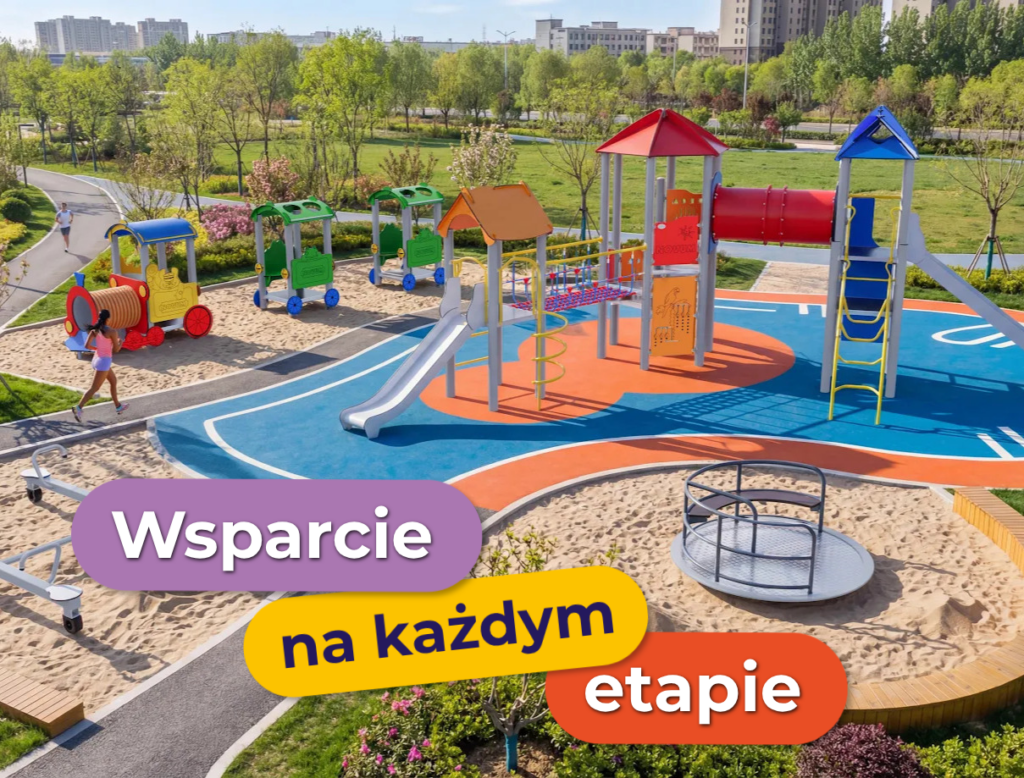
#> input picture models/photo.png, 1024 x 778 px, found by its file name
$ python seg.py
#> lines starting #> are read from the running program, lines starting #| are printed output that depends on the picture; after the words box and inside, x2 and y2 are one past the last pixel; in counts of white or black regions, pixels touching at a corner belong together
import cv2,numpy as np,json
im=cv2.imread('models/photo.png');H,W=im.shape[:2];hsv=cv2.cvtColor(im,cv2.COLOR_BGR2HSV)
#> further down, im is the input picture: shape (778, 1024, 3); mean B, G, R 113.6, 135.6, 150.3
#> after `H, W = im.shape[:2]`: H = 778; W = 1024
#> after `hsv = cv2.cvtColor(im, cv2.COLOR_BGR2HSV)`: hsv: shape (778, 1024, 3); mean H, S, V 54.8, 111, 167.8
h,s,v=[hsv[...,i].astype(int) for i in range(3)]  # h 0-179
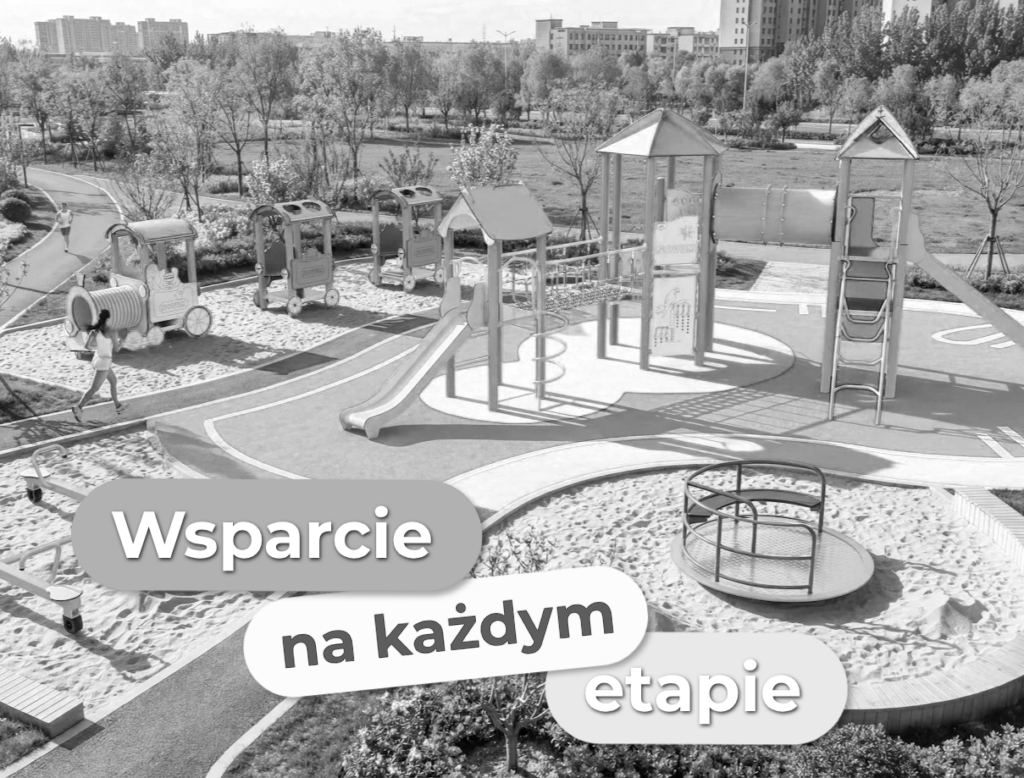
#> v: shape (778, 1024) int64; min 1, max 255, mean 167.8
masks={
 'blue':(h>=100)&(h<=122)&(s>150)&(v>110),
 'orange':(h>=8)&(h<=20)&(s>170)&(v>180),
 'red':((h<=5)|(h>=172))&(s>150)&(v>110),
 'yellow':(h>=22)&(h<=32)&(s>150)&(v>180),
 'sand':(h>=14)&(h<=24)&(s>25)&(s<110)&(v>180),
 'grass':(h>=33)&(h<=75)&(s>70),
 'sky':(h>=95)&(h<=112)&(s<130)&(v>170)&(np.arange(H)[:,None]<300),
}
out=np.zeros_like(im);cols={'blue':(255,0,0),'orange':(0,140,255),'red':(0,0,255),'yellow':(0,255,255),'sand':(180,220,240),'grass':(0,160,0),'sky':(255,200,100)}
info={}
for k,m in masks.items():
    m8=m.astype(np.uint8);m8=cv2.morphologyEx(m8,cv2.MORPH_OPEN,np.ones((3,3),np.uint8));m8=cv2.morphologyEx(m8,cv2.MORPH_CLOSE,np.ones((7,7),np.uint8))
    out[m8>0]=cols[k]
    n,lab,st,cen=cv2.connectedComponentsWithStats(m8)
    comps=[(int(st[i,4]),[int(x) for x in st[i,:4]],[int(cen[i][0]),int(cen[i][1])]) for i in range(1,n) if st[i,4]>400]
    comps.sort(reverse=True);info[k]=comps[:8]
    np.save(f'tools/m_{k}.npy',m8)
#> this loop made 7 passes
#> (k, n) on passes 1 to 7: ('blue', 30), ('orange', 15), ('red', 35), ('yellow', 15), ('sand', 107), ('grass', 120), ('sky', 17)
#> pass 1, `m8 = m.astype(np.uint8)`:
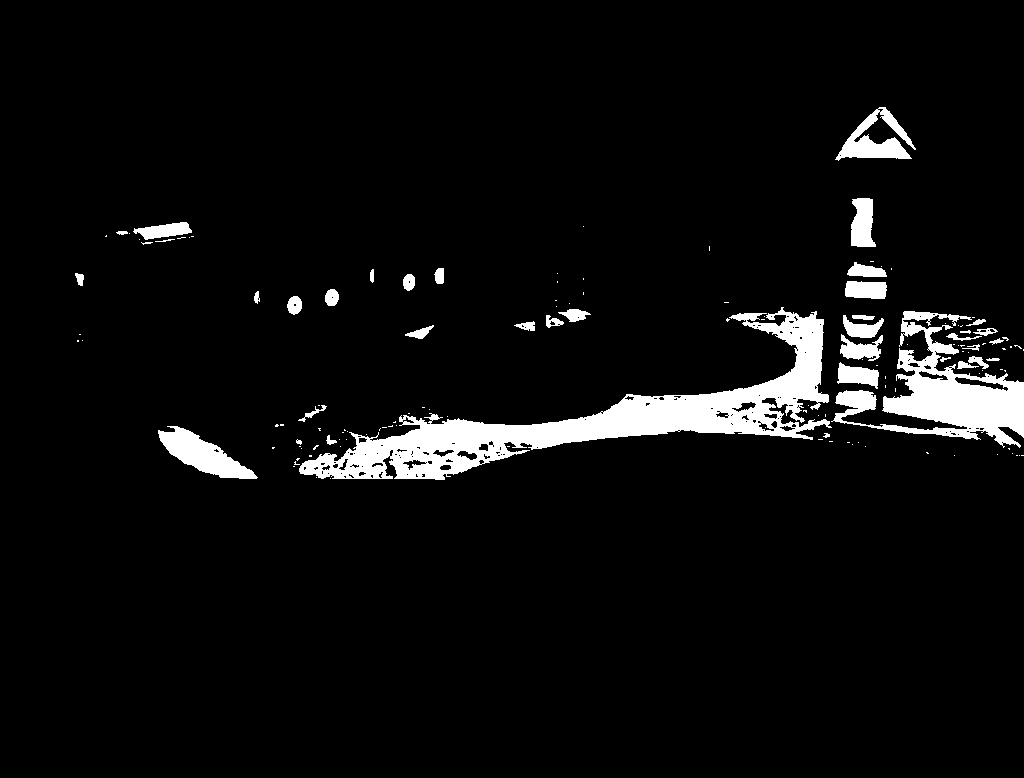
#> m8: shape (778, 1024); values 0 (black) and 1 (white), 5.3% white; 140 white regions (101 under 20 px), largest, box (x1, y1, x2, y2) and area: (299, 307, 832, 480) 21034, (831, 311, 1024, 448) 9480, (158, 426, 258, 479) 2322
#> pass 1, `n,lab,st,cen=cv2.connectedComponentsWithStats(m8)`:
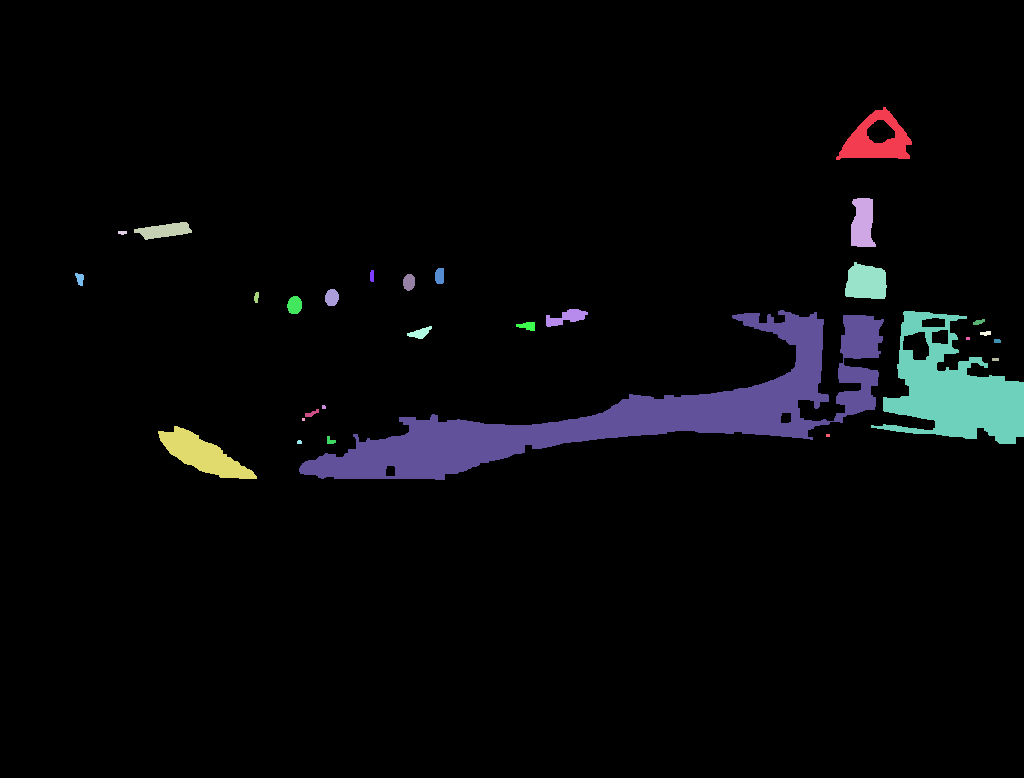
#> lab: shape (778, 1024) int32; 30 distinct labels, from 0 to 29; one colour per label, 0 black
#> after the loop: m8: shape (778, 1024); values 0 (black) and 1 (white), 3.3% white; 16 white regions (3 under 20 px), largest, box (x1, y1, x2, y2) and area: (0, 0, 722, 51) 22830, (718, 242, 831, 264) 1253, (929, 254, 1024, 298) 1037
#> after the loop:
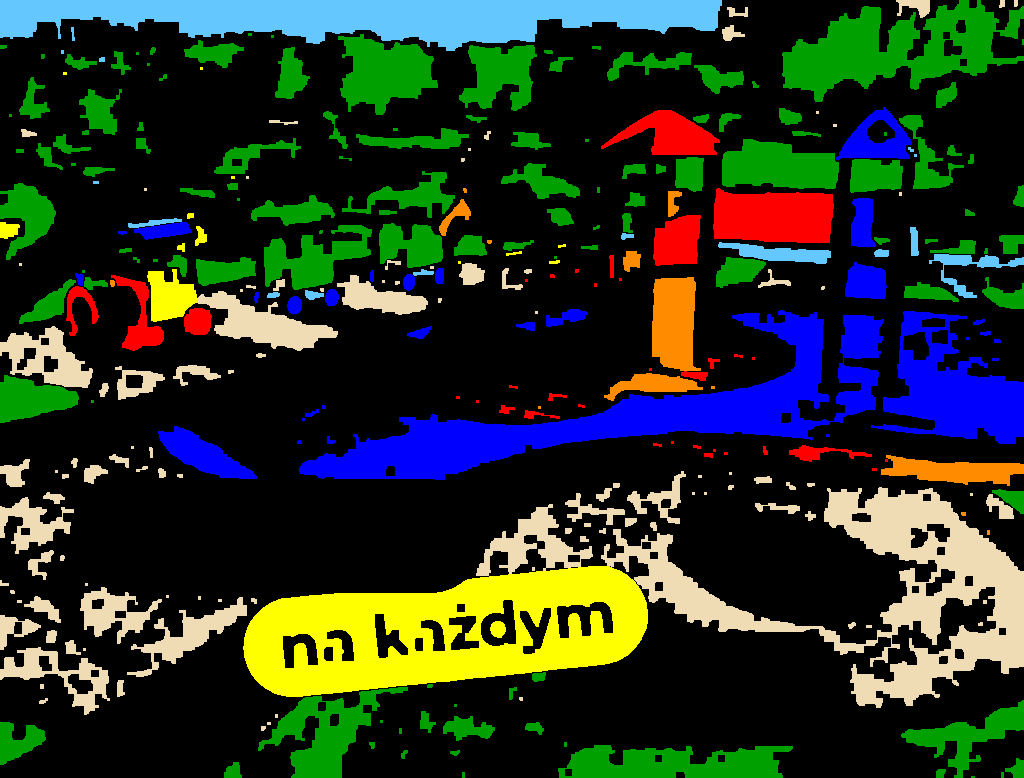
#> out: shape (778, 1024, 3); mean of channels 0, 1, 2 35.1, 50.2, 38.2; drawn as B, G, R
#> after the loop, info = 7 items
cv2.imwrite('tools/seg.png',out)
for k,c in info.items():
    print(k)
    for a,b,cn in c: print('  area',a,'bbox x,y,w,h',b,'center',cn)
#> this loop made 7 passes
#> k on passes 1 to 7: 'blue', 'orange', 'red', 'yellow', 'sand', 'grass', 'sky'
#> (printed output is left out)
# horizon: first row from top where grass dominates
g=masks['grass'];rows=g.sum(1);print('grass rows first>200px:',[y for y in range(H) if rows[y]>200][:1])
#> after `g = masks['grass']`:
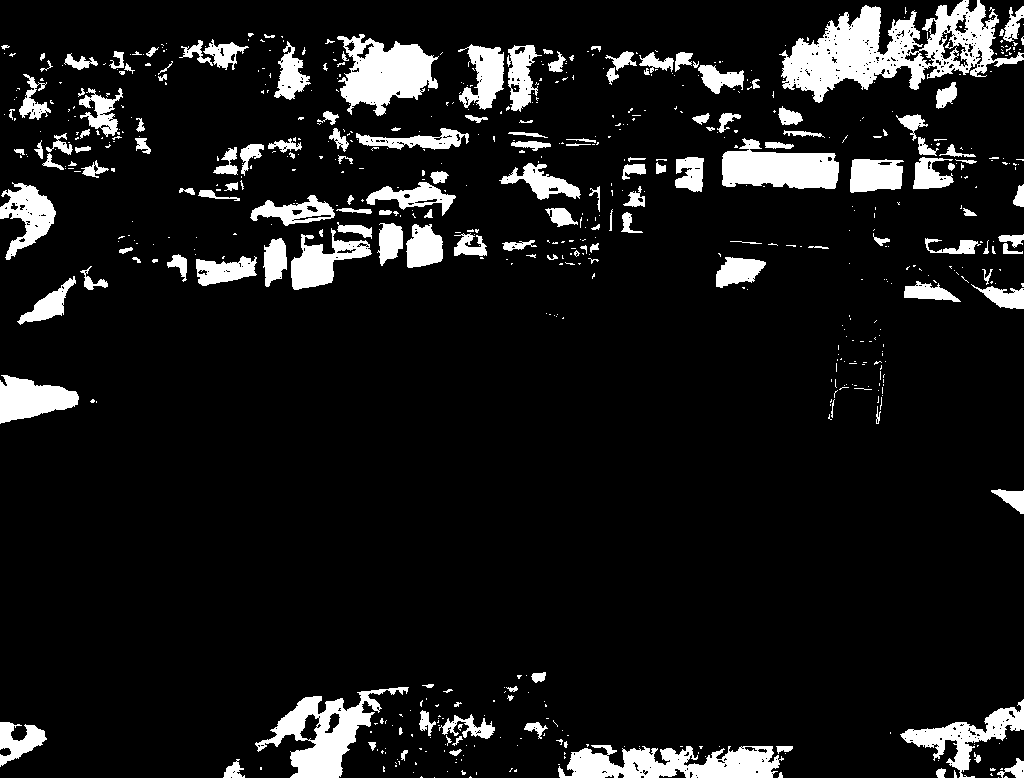
#> g: shape (778, 1024) bool; 9.9% white; 662 white regions (503 under 20 px), largest, box (x1, y1, x2, y2) and area: (779, 0, 1024, 103) 10843, (558, 745, 784, 778) 5075, (255, 687, 409, 778) 4793
#> after `rows = g.sum(1)`: rows = 778 values, max 526 at index 63, min 0 at index 326, mean 101.9
#| grass rows first>200px: [41]
